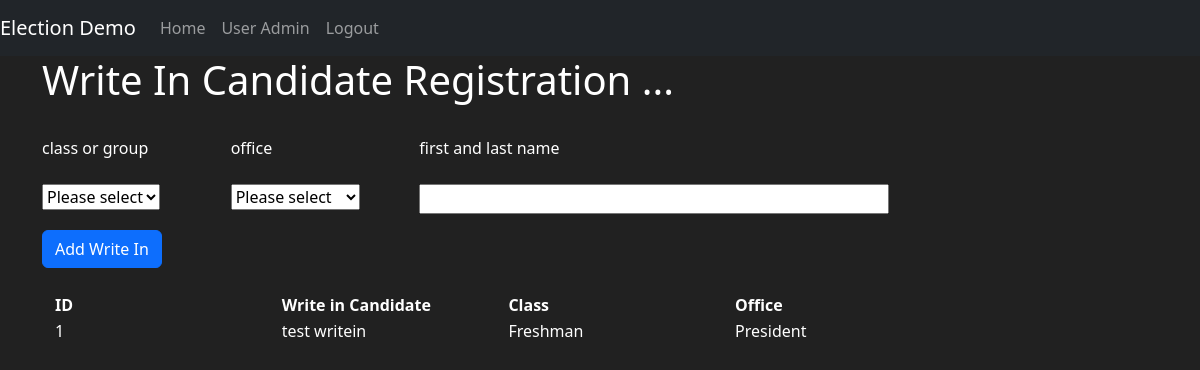
The page /writein_candidate (signed in) on the database its author committed.
### election1/models.py (models this page shows, shortened)
class WriteinCandidate(db.Model):
    id_writein_candidate = db.Column(db.Integer, primary_key=True)
    writein_candidate_name = db.Column(db.String(45), nullable=False)
    creation_datetime = db.Column(db.DateTime, default=datetime.now, nullable=False)
    id_office = db.Column(db.Integer, db.ForeignKey('office.id_office'))
    id_classgrp = db.Column(db.Integer, db.ForeignKey('classgrp.id_classgrp'))
    @classmethod
    def get_writein_candidates_sorted(cls):
        return db.session.query(cls, Classgrp, Office).select_from(cls).join(Classgrp).join(
            Office).order_by(Classgrp.sortkey, Office.sortkey).all()

class Classgrp(db.Model):
    id_classgrp = db.Column(db.Integer, primary_key=True)
    name = db.Column(db.String(length=45), nullable=False, unique=True)
    sortkey = db.Column(db.Integer, nullable=False, unique=True)
    creation_datetime = db.Column(db.DateTime, default=datetime.now, nullable=False)
    candidates = db.relationship('Candidate', cascade="all, delete-orphan", backref='classgrp')
    @classmethod
    def classgrp_query(cls):
        return [(c.id_classgrp, c.name) for c in cls.query.order_by(cls.sortkey).all()]

class Office(db.Model):
    id_office = db.Column(db.Integer, primary_key=True)
    office_title = db.Column(db.String(length=45), nullable=False, unique=True)
    office_vote_for = db.Column(db.Integer, default=1, nullable=False)
    sortkey = db.Column(db.Integer, nullable=False, unique=True)
    office_measure = db.Column(db.String(length=255), nullable=True)
    creation_datetime = db.Column(db.DateTime, default=datetime.now, nullable=False)
    id_ballot_type = db.Column(db.Integer, db.ForeignKey('ballot_type.id_ballot_type'), nullable=False)
    candidates = db.relationship('Candidate', cascade="all, delete-orphan", backref='office')
    @classmethod
    def office_query(cls):
        return [
            (o.id_office, o.office_title, b.ballot_type_name)
            for o, b in db.session.query(cls, BallotType)
            .join(BallotType, cls.id_ballot_type == BallotType.id_ballot_type)
            .order_by(cls.sortkey)
            .all()
        ]

### election1/candidate/view.py (the view, shortened to what this page needs)
@candidate.route('/writein_candidate', methods=['GET', 'POST'])
def writein_candidate():
    if not session_check():
        logger.info(' session_check writein_candidate failed')
        return redirect(url_for('candidate.timeout_redirect'))
    logger.info('user ' + str(current_user.user_so_name) + " has entered write in candidate page")
    if not is_user_authenticated():
        return redirect(url_for('admins.login'))
    if Dates.check_dates() is False:
        flash('Please set the Election Dates before registering write in ', category='danger')
        return redirect(url_for('mains.homepage'))
    if Dates.after_start_date():
        flash('You cannot add a candidate or register a write in after the voting start time ',
              category='danger')
        return redirect(url_for('mains.homepage'))
    form = WriteinCandidateForm()
    form.choices_classgrp.choices = Classgrp.classgrp_query()
    form.choices_office.choices = Office.office_query()
    candidates = WriteinCandidate.get_writein_candidates_sorted()
    return render_template('writein_candidate.html', form=form, candidates=candidates)

### election1/candidate/form.py
class WriteinCandidateForm(FlaskForm):
    choices_classgrp = QuerySelectField(label='class or group', query_factory=classgrp_query, get_label='name')
    choices_office = QuerySelectField(query_factory=office_query, label='office title', get_label='office_title')
    writein_candidate_name = StringField(label='write-in candidate name', validators=[Length(min=6, max=45), DataRequired()])
    submit = SubmitField(label='submit')

### election1/__init__.py (called while the page is built)
def config_manager(manager):
    manager.login_message = "You are not logged in to your account."
    manager.login_message_category = "info"
    @manager.user_loader
    def user_loader(xid):
        user = User.query.get(int(xid))
        if user is None:
            return None
        return user

### election1/models.py (called while the page is built)
    @classmethod
    def after_start_date(cls):
        date = cls.query.first()
        if date:
            start_date_time = datetime.fromtimestamp(date.start_date_time)
            current_date_time = datetime.now()
            return current_date_time > start_date_time
        return False

    @classmethod
    def check_dates(cls):
        date = cls.query.first()
        return date is not None

### election1/utils.py (called while the page is built, shortened)
def is_user_authenticated():
    return current_user.is_authenticated

def session_check():
    session.permanent = True
    idle_timeout = current_app.config['MYTIMEOUT'].total_seconds()
    session.modified = True
    current_date_time = datetime.now()
    session['last_activity'] = current_date_time.strftime("%Y-%m-%d %H:%M:%S")
    return True

### election1/templates/writein_candidate.html (shortened to what this page needs)
{% extends 'base.html' %}
{% block content %}
    <div class="container">
        <h1> Write In Candidate Registration ...</h1>
        <br>
        <form method="post" style="color:white">
            <div class="row g-3 ">
                <div class="col-2 ">
                    class or group
                </div>
                <div class="col-2 ">
                   office
                </div>
                <div class="col-2 ">
                   first and last name
                </div>
            </div>
       <br>
            <div class="row g-3 ">
			    <div class="col-2">
                     <select id="choices_classgrp" name="choices_classgrp"><option selected >Please select</option>
                     </select>
                </div>
                <div class="col-2">
                     <select id="choices_office" name="choices_office"><option selected >Please select</option>
                     </select>
                </div>
                <div class="col-2">
                     <div class="col-auto">
                         {{ form.writein_candidate_name(size=45, maxlength=45, autocomplete="off")}}
                    </div>
                </div>
                <div class="d-grid gap-2 d-md-block">
                    {{ form.submit(type="submit",value='Add Write In', class="btn   btn-primary") }}
                </div>
            </div>
        </form>
    <br>
            <div class="container">
            <table class="table-dark">
               <thead>
                   <tr>
                       <th class="col-2"> ID</th>
                       <th class="col-2"> Write in Candidate</th>
                       <th class="col-2"> Class</th>
                       <th class="col-2"> Office </th>
                   </tr>
               </thead>
               <tbody>
               {% for candidate, classgrp, office in candidates %}
                <tr>
                    <td>{{ candidate.id_writein_candidate }}</td>
                    <td>{{ candidate.writein_candidate_name }}</td>
                    <td> {{ classgrp.name }}</td>
                    <td> {{ office.office_title }}</td>
                </tr>
                {% endfor %}
               </tbody>
            </table>
        </div>
    </div>
{% endblock %}

### election1/templates/base.html (style rules this page uses)
body { background-color: #212121; color: white }

### rows shown on the page
WriteinCandidate: id_writein_candidate "1", writein_candidate_name "test writein", name "Freshman", office_title "President"
